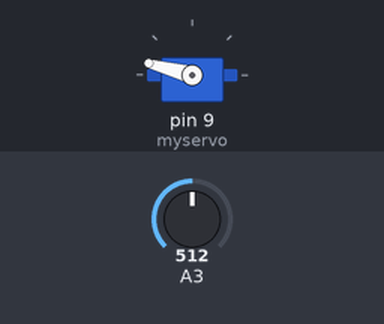
Bench run of a sketch on a simulated Arduino Uno, built with avr-gcc and run on an emulated ATmega328P. Parts: servo. The test bench sets the inputs (shaded band); at power-on: A3 = 512.

Above: at 1.2 s.
1.3 s: A3 set to 262
2.8 s: A3 set to 234
At 3.5 s:
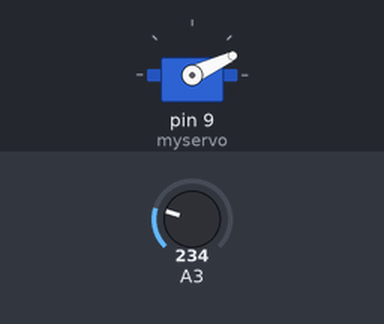
4.3 s: A3 set to 260
At 4.6 s:
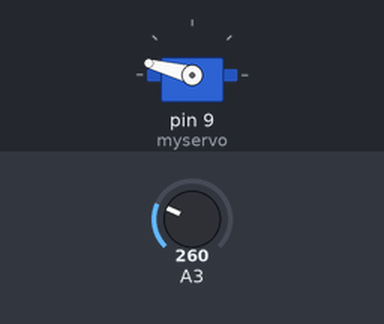
5.8 s: A3 set to 240
At 6.9 s:
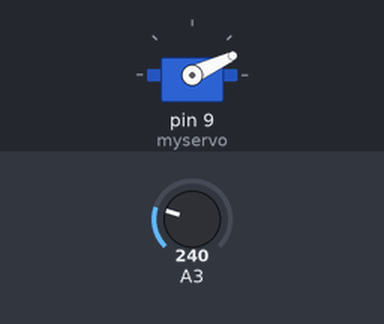
Timing chart, 0 to 8.3 s (numbered marks = the images above; inputs shaded):
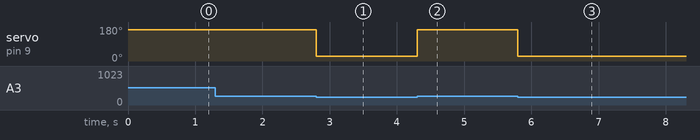

The sketch:

myoband_test.ino
```cpp
#include <Servo.h>
Servo myservo;
const int ThreshValue = 250;

void setup() {
  // put your setup code here, to run once:
myservo.attach(9);
}

void loop() {
  // put your main code here, to run repeatedly:
int value = analogRead(A3);

if(value<ThreshValue)
{
  myservo.writeMicroseconds(800);
}
else
{
  myservo.writeMicroseconds(2250);

}
}
```

Measured:
- the behaviour switches between 250 and 249 on A3 (found by bisection; images 0 and 1)
- after the input at 1.3 s, every drawn part: stays the same
- after the input at 2.8 s, servo on pin 9 (myservo): 165° → 25° at once
- after the input at 4.3 s, servo on pin 9 (myservo): 25° → 165° at once
- after the input at 5.8 s, servo on pin 9 (myservo): 165° → 25° at once
